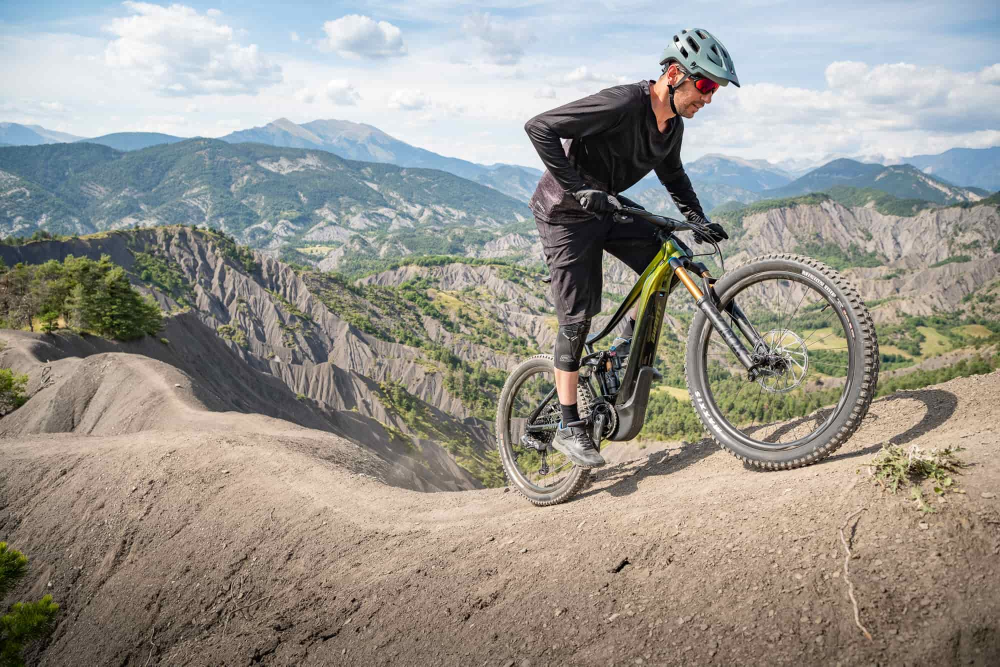
#> input picture yolossl/yolov7/data/test1.jpg, 2000 x 1333 px (shown at 1/2 size); its folder holds only this picture in this run
$ python -i Mulseg1.py   (imports and definitions only)
#> lines starting #> are read from the running program, lines starting #| are printed output that depends on the picture; after the words box and inside, x2 and y2 are one past the last pixel; in counts of white or black regions, pixels touching at a corner belong together
#> further down, picture is the input picture: shape (1333, 2000, 3); mean B, G, R 142.8, 150, 153.1
# -*- coding: utf-8 -*-
"""
Created on Fri Jun  2 15:53:02 2023

@author: user
"""

import os
import cv2
import time
import numpy as np

from skimage import morphology
from matplotlib import pyplot as plt
from skimage.measure import label, regionprops


# [11 lines left out: function holefill_fun, not called in this run]


def fill(im_in):
    contours, _ = cv2.findContours(im_in, cv2.RETR_TREE, cv2.CHAIN_APPROX_SIMPLE)
    n = len(contours)  # 轮廓的个数
    cv_contours = []
    for contour in contours:
        area = cv2.contourArea(contour)
        if area <= 80000:
            cv_contours.append(contour)
            # x, y, w, h = cv2.boundingRect(contour)
            # img[y:y + h, x:x + w] = 255
        else:
            continue

    im_out = cv2.fillPoly(im_in, cv_contours, (255, 255, 255))
    return im_out

def remove_small_points(binary_img, threshold_area):
    """
    消除二值图像中面积小于某个阈值的连通域(消除孤立点)
    args:
        binary_img: 二值图
        threshold_area: 面积条件大小的阈值,大于阈值保留,小于阈值过滤
    return:
        resMatrix: 消除孤立点后的二值图
    """
    #输出二值图像中所有的连通域
    img_label, num = label(binary_img, connectivity=1, background=0, return_num=True) #connectivity=1--4  connectivity=2--8
    # print('+++', num, img_label)
    #输出连通域的属性，包括面积等
    props = regionprops(img_label)
    ## adaptive threshold
    # props_area_list = sorted([props[i].area for i in range(len(props))])
    # threshold_area = props_area_list[-2]
    resMatrix = np.zeros(img_label.shape).astype(np.uint8)
    for i in range(0, len(props)):
        # print('--',props[i].area)
        if props[i].area > threshold_area:
            tmp = (img_label == i + 1).astype(np.uint8)
            #组合所有符合条件的连通域
            resMatrix += tmp
    resMatrix *= 255

    return resMatrix

def segFunc(img):
    gray_img = cv2.cvtColor(img, cv2.COLOR_BGR2GRAY)
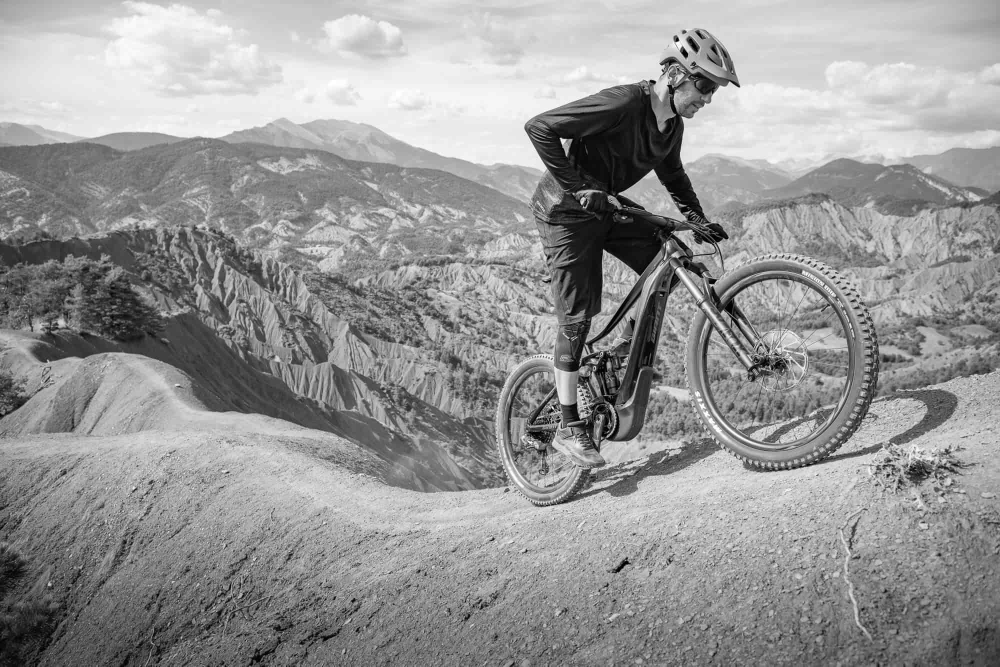
#> gray_img: shape (1333, 2000) (shown at 1/2 size); min 0, max 255, mean 150.1
    RGB_img = cv2.cvtColor(img, cv2.COLOR_BGR2RGB)

    blur = cv2.GaussianBlur(gray_img, (5, 5), 0)
    (t, binary) = cv2.threshold(blur, 127, 255, cv2.THRESH_BINARY)
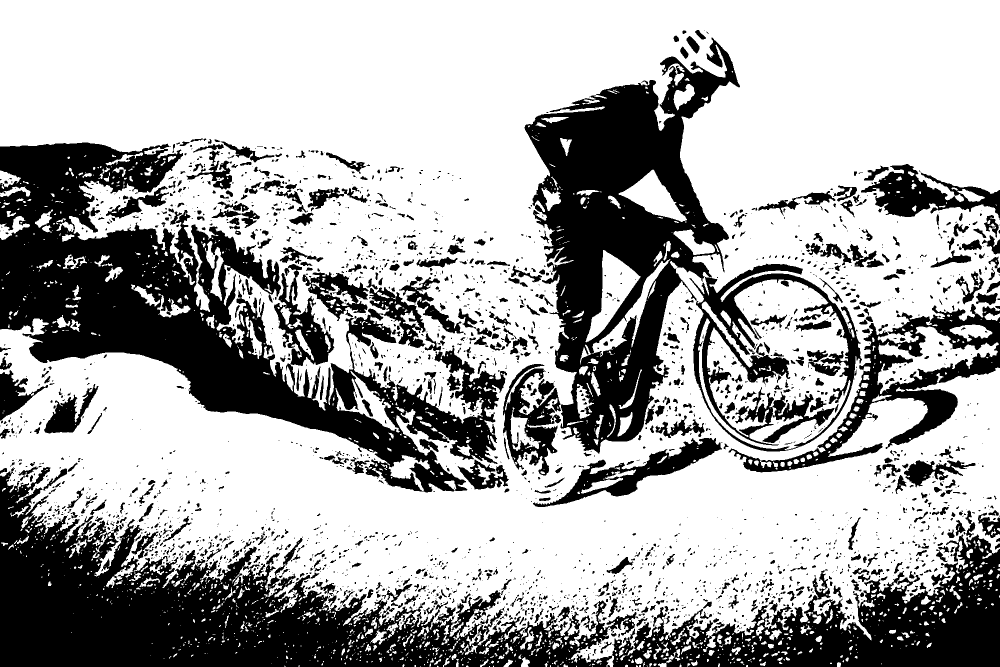
#> binary: shape (1333, 2000) (shown at 1/2 size); 66.7% white; 2692 black regions (1797 under 20 px), largest, box (x1, y1, x2, y2) and area: (0, 934, 2000, 1333) 273814, (0, 285, 1014, 985) 227745, (1049, 75, 1724, 907) 183520

    low_threshold = 1
    high_threshold = 75
    edges = cv2.Canny(gray_img, low_threshold, high_threshold)
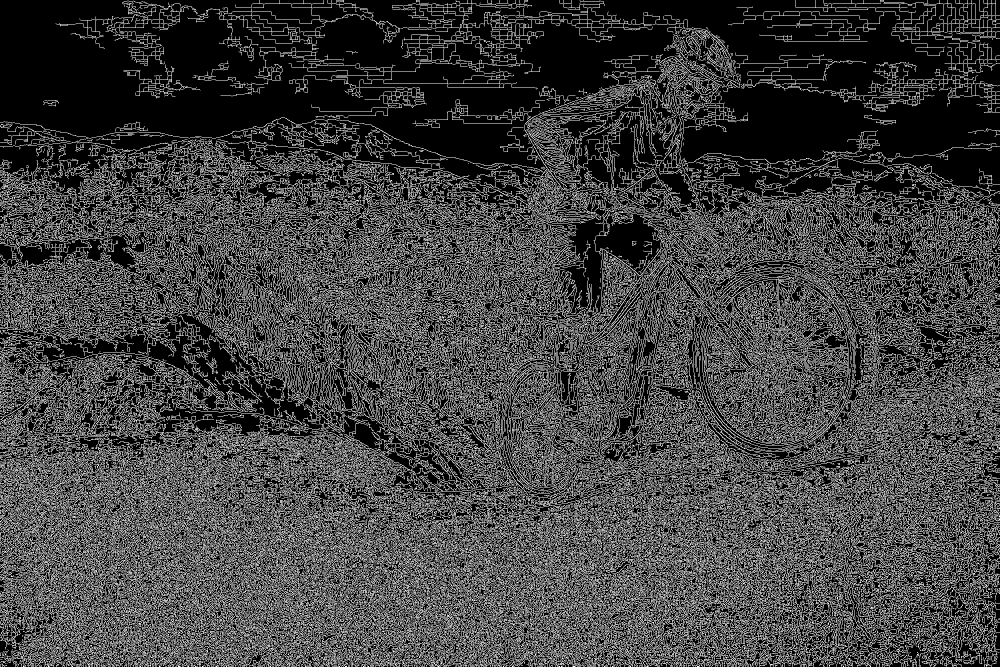
#> edges: shape (1333, 2000) (shown at 1/2 size); 25.8% white in thin lines or dots

    kernel = np.ones((3,3),np.uint8)
    dilate = cv2.dilate(edges,kernel,iterations = 20)
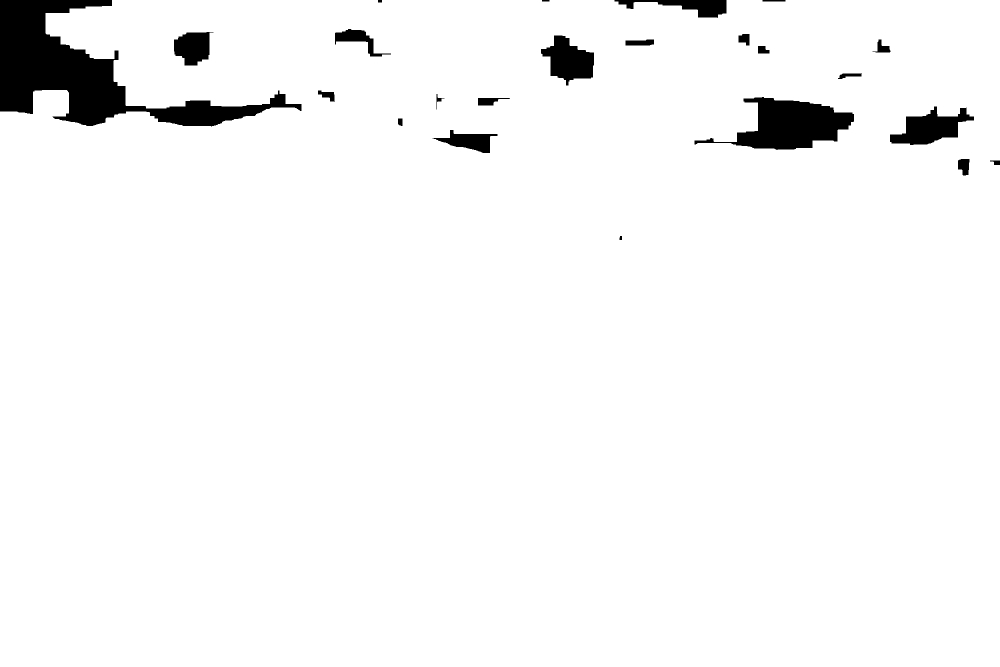
#> dilate: shape (1333, 2000) (shown at 1/2 size); 96.4% white; 23 black regions, largest, box (x1, y1, x2, y2) and area: (0, 0, 603, 253) 49627, (1389, 194, 1708, 300) 16853, (1780, 213, 1948, 290) 6591
    dilate = remove_small_points(dilate, 100000)
#> in remove_small_points, `img_label, num = label(binary_img, connectivity=1, background=0, retur..`: img_label: shape (1333, 2000) int64; values 0 (black) and 1 (white), 96.4% white; 23 black regions
#> in remove_small_points, `img_label, num = label(binary_img, connectivity=1, background=0, retur..`: num = 1
#> in remove_small_points, `props = regionprops(img_label)`: props = 1 regions; box (x1, y1, x2, y2) and area: (0, 0, 2000, 1333) 2570392
#> the loop in remove_small_points, `for i in range(0, len(props)): # print('--',props[i].area)` made 1 pass
    # dilate = fill(dilate)
    output = cv2.add(dilate, binary)
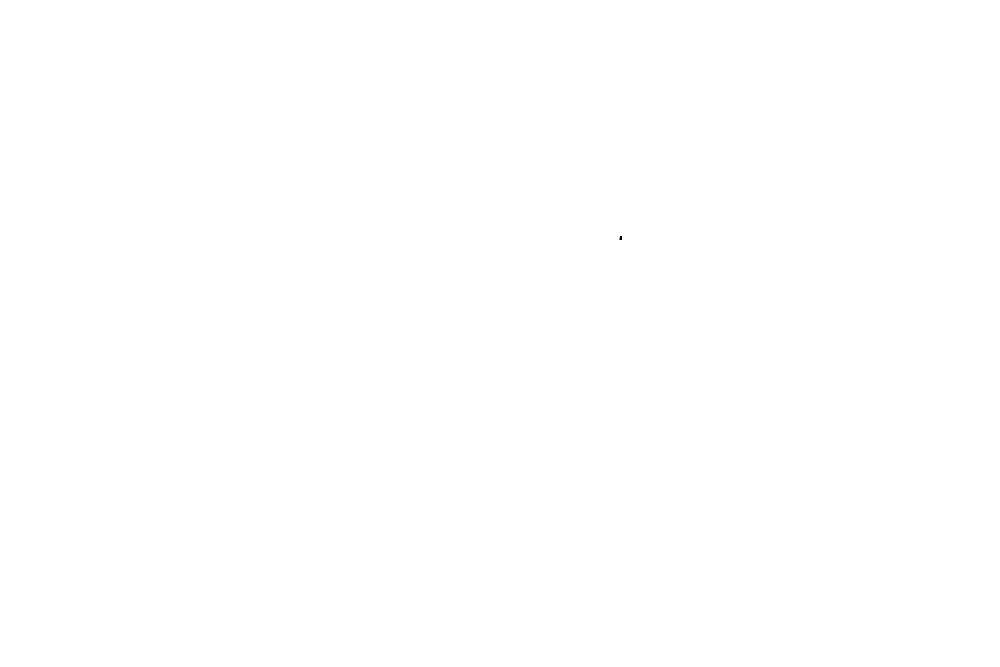
#> output: shape (1333, 2000) (shown at 1/2 size); 100% white; 1 black region, box (x1, y1, x2, y2) and area: (1239, 472, 1244, 480) 37
    erosion = cv2.erode(output,kernel,iterations = 20)
#> erosion: shape (1333, 2000); 99.9% white; 1 black region, box (x1, y1, x2, y2) and area: (1219, 452, 1264, 500) 2157


    # erosion = fill(erosion)

    thresh1 = erosion > 0
    res_img1 = remove_small_points(thresh1, 2500)
#> in remove_small_points (call 2), `img_label, num = label(binary_img, connectivity=1, background=0, retur..`: img_label: shape (1333, 2000) int32; values 0 (black) and 1 (white), 99.9% white; 1 black region
#> in remove_small_points (call 2), `props = regionprops(img_label)`: props = 1 regions; box (x1, y1, x2, y2) and area: (0, 0, 2000, 1333) 2663843
#> in remove_small_points (call 2), `resMatrix = np.zeros(img_label.shape).astype(np.uint8)`: resMatrix: shape (1333, 2000); every value is 0
#> the loop in remove_small_points (call 2), `for i in range(0, len(props)): # print('--',props[i].area)` made 1 pass
    res_img1 = fill(res_img1)
#> in fill, `contours, _ = cv2.findContours(im_in, cv2.RETR_TREE, cv2.CHAIN_APPROX_..`: contours = 2 contours; box (x1, y1, x2, y2) and area: (0, 0, 2000, 1333) 2662668, (1218, 451, 1265, 501) 2248
#> in fill, `n = len(contours)`: n = 2
#> the loop in fill, `for contour in contours:` made 2 passes
#> (contour, area) on pass 1: ([[0, 0], [0, 1332], [1999, 1332], [1999, 0]], 2662668)
#> area on pass 2: 2248.5
#> after the loop in fill, `for contour in contours:`: cv_contours = 1 contour; box (x1, y1, x2, y2) and area: (1218, 451, 1265, 501) 2248
#> in fill, `im_out = cv2.fillPoly(im_in, cv_contours, (255, 255, 255))`: im_out: shape (1333, 2000); every value is 255

    kernel = np.ones((5,5),np.uint8)
    dilate = cv2.dilate(res_img1,kernel,iterations = 20)
    res_img1 = cv2.erode(dilate,kernel,iterations = 20)
    # thresh1 = output > 0
    # res_img1 = morphology.remove_small_objects(thresh1, 5000)

    res_img1 = cv2.bitwise_not(res_img1)

    if cv2.countNonZero(res_img1) == 0:
        res_img1 = cv2.bitwise_not(res_img1)

    final = cv2.bitwise_and(img, img, mask=res_img1)

    # [16 lines of commented-out code are left out]

    return final

# [65 lines left out: functions segFunc2, imgProcess, not called in this run]

>>> import cv2
>>> picture = cv2.imread('yolov7/data/test1.jpg')
>>> result = segFunc(picture)
